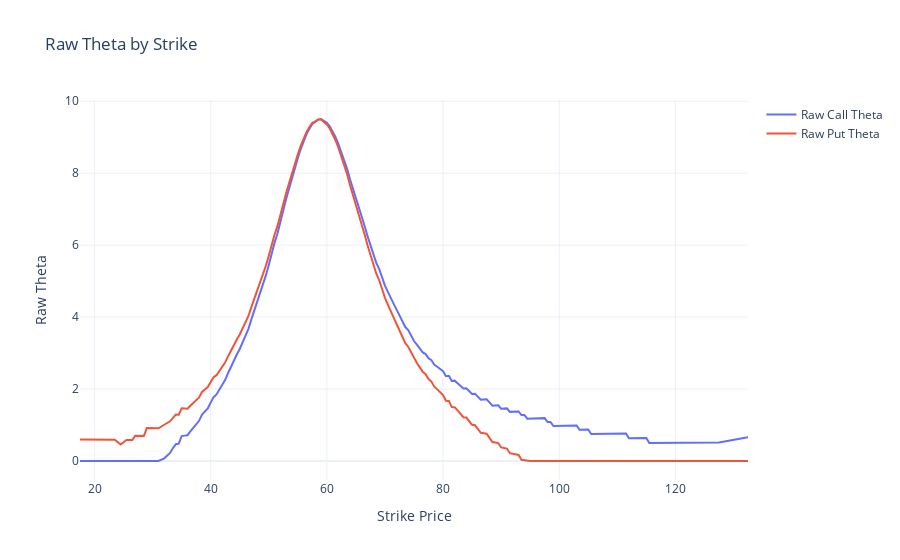

This figure's notebook cell:
### Code cell
fig = go.Figure()
add_vol_plot(
    fig=fig,
    vol_df=df,
    name="Raw Call Theta",
    y_col="call_theta_raw",
    strike_range=mid_range,
    mode="lines",
)
add_vol_plot(
    fig=fig,
    vol_df=df,
    name="Raw Put Theta",
    y_col="put_theta_raw",
    strike_range=mid_range,
    mode="lines",
)
fig.update_layout(
    title="Raw Theta by Strike",
    xaxis_title="Strike Price",
    yaxis_title="Raw Theta",
    template="plotly_white",
)
fig.show()

### Figure 1 — Plotly figure (JSON) as saved in the notebook; plotly's stock layout.template omitted (floating-point values rounded to 4 significant figures; data arrays with more than 128 entries replaced by an {"elided": "..."} marker saying what was removed)
{"data": [{"mode": "lines", "name": "Raw Call Theta", "x": {"elided": "206 float values"}, "y": {"elided": "206 float values"}, "type": "scatter"}, {"mode": "lines", "name": "Raw Put Theta", "x": {"elided": "206 float values"}, "y": {"elided": "206 float values"}, "type": "scatter"}], "layout": {"title": {"text": "Raw Theta by Strike"}, "xaxis": {"title": {"text": "Strike Price"}}, "yaxis": {"title": {"text": "Raw Theta"}}}}
